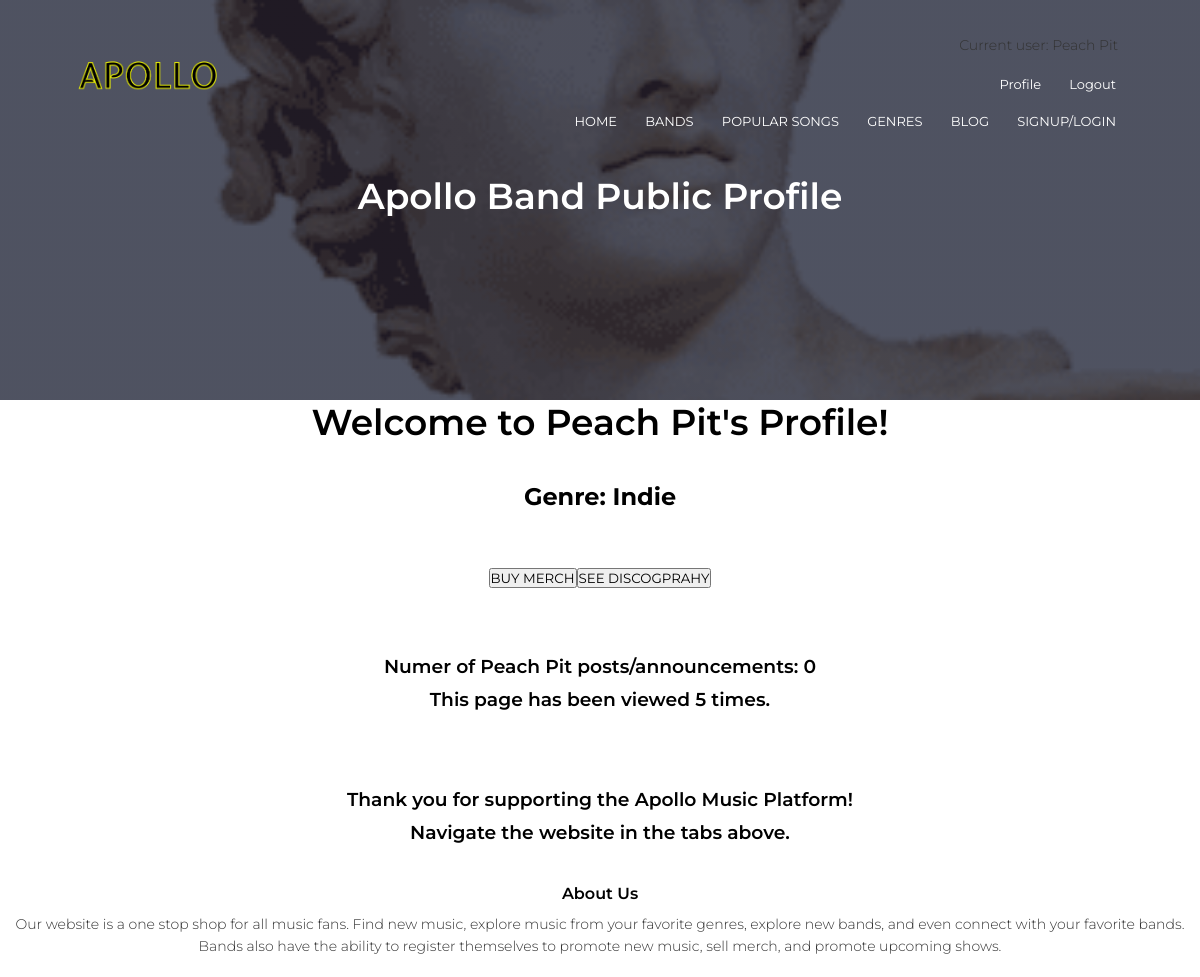
The page /profile/4 (signed in) on the database as committed earlier.
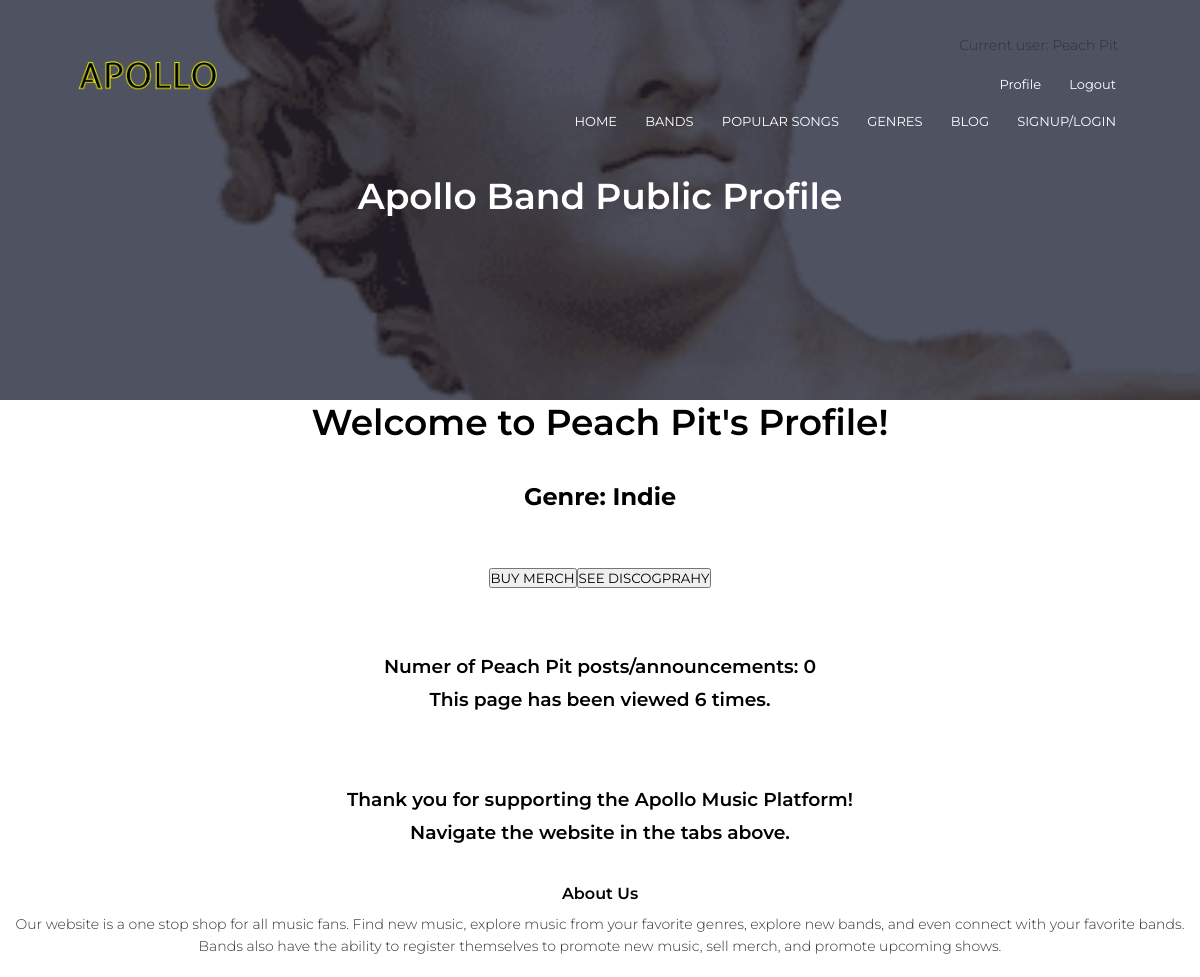
The same page on the database as committed later.
### models.py (models this page shows)
class User(UserMixin, db.Model):
    __tablename__ = 'user'
    id = db.Column(db.Integer, primary_key=True)
    email = db.Column(db.String(100), unique=True)
    password = db.Column(db.String(100))
    name = db.Column(db.String(100))
    account_type = db.Column(db.String(100))
    num_logins = db.Column(db.Integer)
    num_posts = db.Column(db.Integer)

class Band(db.Model):
    __tablename__ = 'band'
    id = db.Column(db.Integer, primary_key=True)
    user_id = db.Column(db.Integer)
    genre = db.Column(db.String(100))
    page_views = db.Column(db.Integer)

### main.py (the view)
@main.route('/profile/<int:bid>')
def band_public(bid):
    band_user = User.query.filter_by(account_type="band", id=bid).first()
    band = Band.query.filter_by(user_id=band_user.id).first()
    band.page_views += 1
    db.session.commit()
    return render_template('band-public.html', bid=bid, band=band, band_user=band_user, blog=Blog)

### __init__.py (called while the page is built)
def create_app():
    app = Flask(__name__)
    app.config['SECRET_KEY'] = 'secret-key-goes-here'
    app.config['SQLALCHEMY_DATABASE_URI'] = 'sqlite:///db.sqlite'
    db.init_app(app)
    from .auth import auth as auth_blueprint
    app.register_blueprint(auth_blueprint)
    from .main import main as main_blueprint
    app.register_blueprint(main_blueprint)
    login_manager = LoginManager()
    login_manager.login_view = 'auth.login'
    login_manager.init_app(app)
    from .models import User
    @login_manager.user_loader
    def load_user(id):
        if User.query.get(int(id)):
            return User.query.get(int(id))
    with app.app_context():
        db.create_all()
        db.session.commit()
    return app

### templates/band-public.html (shortened to what this page needs)
{% extends "header.html" %}
	{% block title %} Apollo Band Public Profile {% endblock %}
{% block content %}
<section>
	{% if current_user.is_authenticated %}
		<h1 class="title" style="text-align: center"> Welcome to {{ band_user.name }}'s Profile!</h1>
		{% if current_user.account_type == "band" %}
			<br><br>
			<h2 style="text-align: center">Genre: {{ band.genre }}</h2>
			<br><br><br>
				<div style="display: flex; justify-content: center; align-content: center;">
	                    <a href="{{ url_for('main.buy_merch', uid=bid) }}">
							<button>BUY MERCH</button>
						</a>
						<a href="{{ url_for('main.display_discog', bid=bid) }}">
							<button>SEE DISCOGPRAHY</button>
						</a>
				</div>
			<br><br><br>
		{% endif %}
		<h3>Numer of {{ band_user.name }} posts/announcements: {{ band_user.num_posts }}</h3>
		<h3>This page has been viewed {{ band.page_views }} times.</h3>
		<br><br><br>
		<h3>Thank you for supporting the Apollo Music Platform!</h3>
		<h3>Navigate the website in the tabs above.</h3>
	{% endif %}
</section>
{% endblock %}

### templates/header.html (shortened to what this page needs)
<!DOCTYPE html>
<html>
<head>
    <link rel="stylesheet" href="https://stackpath.bootstrapcdn.com/font-awesome/4.7.0/css/font-awesome.min.css">
    <section class="sub-header">
        <nav>
            <a href="{{ url_for('main.index') }}"><img src="{{ url_for('static', filename='images/logo.png') }}" width="100" heigth="40" ></a>
            <div class="nav-links" id="navLinks">
            {% if current_user.is_authenticated %}
                <p>Current user: {{current_user.name }}</p>
                <ul>
                    <li><a href="{{ url_for('main.reg_profile') }}">Profile</a></li>
                    <li><a href="{{ url_for('auth.logout') }}">Logout</a></li>
                </ul>
            {% endif %}
                <ul>
                    <li><a href="{{ url_for('main.index') }}">HOME</a></li>
                    <li><a href="{{ url_for('main.bands') }}">BANDS</a></li>
                    <li><a href="{{ url_for('main.popular') }}">POPULAR SONGS</a></li>
                    <li><a href="{{ url_for('main.genres') }}">GENRES</a></li>
                    <li><a href="{{ url_for('main.blog') }}">BLOG</a></li>
                    <li><a href="{{ url_for('main.singup_login_redir') }}">SIGNUP/LOGIN</a></li>
                </ul>
            </div>
        </nav>
        <h1>{% block title %} {% endblock %}</h1>
    </section>
</head>
<body>
    {% block content %} {% endblock %}
<section class="footer">
    <h4>About Us</h4>
    <p>Our website is a one stop shop for all music fans. Find new music, explore music from your favorite genres, explore new bands, and even connect with your favorite bands. Bands also have the ability to register themselves to promote new music, sell merch, and promote upcoming shows.</p>
</section>
</body>
</html>

Rows that differ between the two databases and show on the page:
changed Band "Indie": page_views "5" → "6"
